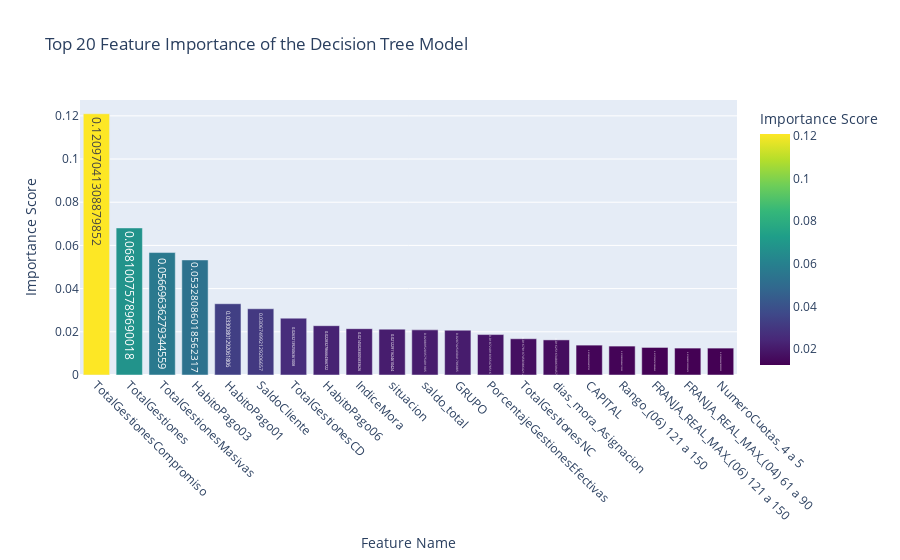

Notebook code for this chart:
### Markdown cell above
## ***Feature Importances***

### Code cell
# Extract feature importances from the trained model
importances = xg_model_unbalaced.feature_importances_

# Create a DataFrame for easier plotting
feature_names = X_train.columns  # Use the features from the final training set
importance_df = pd.DataFrame({
    'Feature': feature_names,
    'Importance': importances
})

# Sort by importance and select the top 20
importance_df = importance_df.sort_values(by='Importance', ascending=False).head(20)

# Plot the feature importance using Plotly
fig = px.bar(importance_df, 
             x='Feature', 
             y='Importance', 
             title='Top 20 Feature Importance of the Decision Tree Model',
             labels={'Feature': 'Feature Name', 'Importance': 'Importance Score'},
             color='Importance',  # Color bars based on importance
             color_continuous_scale='Viridis',  # Use a color scale for better visualization
             text='Importance')  # Display importance values on the bars

# Rotate X-axis labels for better readability
fig.update_layout(xaxis_tickangle=45)

# Show the plot
fig.show()

### Figure 1 — Plotly figure (JSON) as saved in the notebook; plotly's stock layout.template omitted (floating-point values rounded to 4 significant figures)
{"data": [{"alignmentgroup": "True", "hovertemplate": "Feature Name=%{x}<br>Importance Score=%{marker.color}<extra></extra>", "legendgroup": "", "marker": {"color": [0.121, 0.0681, 0.0567, 0.05328, 0.03301, 0.03067, 0.02632, 0.02283, 0.02145, 0.02123, 0.0209, 0.02074, 0.01872, 0.01678, 0.01625, 0.01383, 0.01339, 0.01276, 0.01246, 0.01246], "coloraxis": "coloraxis", "pattern": {"shape": ""}}, "name": "", "offsetgroup": "", "orientation": "v", "showlegend": false, "text": [0.121, 0.0681, 0.0567, 0.05328, 0.03301, 0.03067, 0.02632, 0.02283, 0.02145, 0.02123, 0.0209, 0.02074, 0.01872, 0.01678, 0.01625, 0.01383, 0.01339, 0.01276, 0.01246, 0.01246], "textposition": "auto", "type": "bar", "x": ["TotalGestionesCompromiso", "TotalGestiones", "TotalGestionesMasivas", "HabitoPago03", "HabitoPago01", "SaldoCliente", "TotalGestionesCD", "HabitoPago06", "IndiceMora", "situacion", "saldo_total", "GRUPO", "PorcentajeGestionesEfectivas", "TotalGestionesNC", "dias_mora_Asignacion", "CAPITAL", "Rango_(06) 121 a 150", "FRANJA_REAL_MAX_(06) 121 a 150", "FRANJA_REAL_MAX_(04) 61 a 90", "NumeroCuotas_4 a 5"], "xaxis": "x", "y": [0.121, 0.0681, 0.0567, 0.05328, 0.03301, 0.03067, 0.02632, 0.02283, 0.02145, 0.02123, 0.0209, 0.02074, 0.01872, 0.01678, 0.01625, 0.01383, 0.01339, 0.01276, 0.01246, 0.01246], "yaxis": "y"}], "layout": {"barmode": "relative", "coloraxis": {"colorbar": {"title": {"text": "Importance Score"}}, "colorscale": [[0, "#440154"], [0.1111, "#482878"], [0.2222, "#3e4989"], [0.3333, "#31688e"], [0.4444, "#26828e"], [0.5556, "#1f9e89"], [0.6667, "#35b779"], [0.7778, "#6ece58"], [0.8889, "#b5de2b"], [1, "#fde725"]]}, "legend": {"tracegroupgap": 0}, "title": {"text": "Top 20 Feature Importance of the Decision Tree Model"}, "xaxis": {"anchor": "y", "domain": [0, 1], "tickangle": 45, "title": {"text": "Feature Name"}}, "yaxis": {"anchor": "x", "domain": [0, 1], "title": {"text": "Importance Score"}}}}
